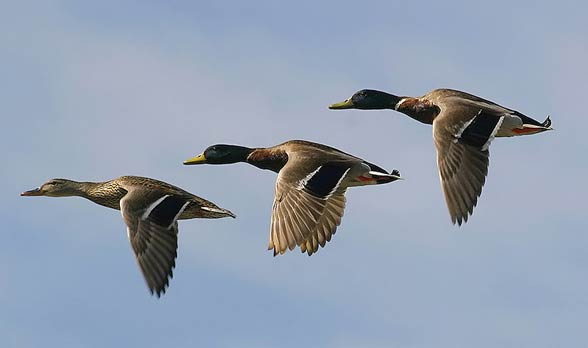
%> input picture Lab05/kaczki.jpg, 588 x 348 px
$ octave Lab511.m   (GNU Octave 9; MATLAB toolbox functions it lacks are replaced by stand-ins)
%> lines starting %> are read from the running program, lines starting %| are printed output that depends on the picture; in (x1, y1, x2, y2) boxes, pixels count from 0 and x2, y2 are one past the last pixel; in counts of white or black regions, pixels touching at a corner belong together; the program's own positions count from 1
clear;clc;
im = rgb2gray(double(imread('kaczki.jpg'))/255);
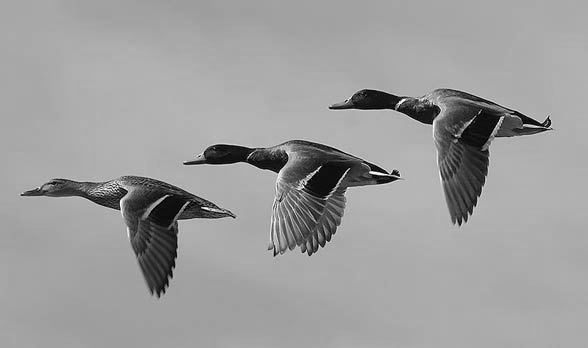
%> im: size 348x588 double; min 0, max 1, mean 0.618
avgIm = .55;
bim = ~imbinarize(im, avgIm);
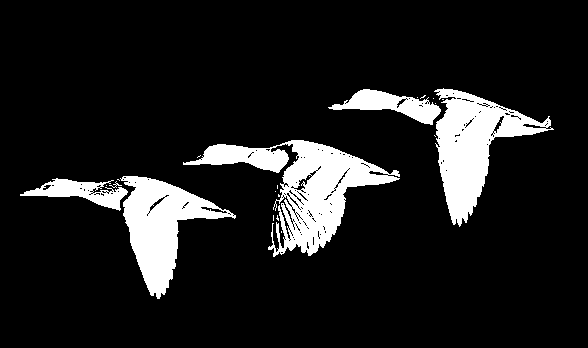
%> bim: size 348x588 logical; 11.8% white; 22 white regions (16 under 20 px), largest, box (x1, y1, x2, y2) and area: (183, 140, 400, 257) 8449, (434, 88, 554, 227) 6681, (120, 176, 236, 299) 5830, (328, 89, 441, 125) 1720, (20, 178, 128, 211) 1472, (109, 181, 122, 188) 22
bim = imclose(bim, ones(8));
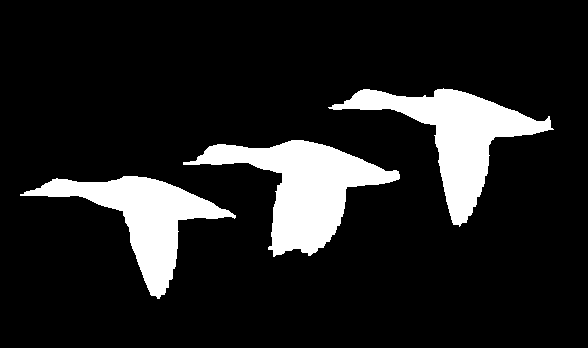
%> bim: size 348x588 logical; 13.1% white; 3 white regions, box (x1, y1, x2, y2) and area: (183, 140, 400, 257) 9808, (328, 88, 554, 227) 9081, (20, 176, 236, 299) 7871
d = bwdist(bim);
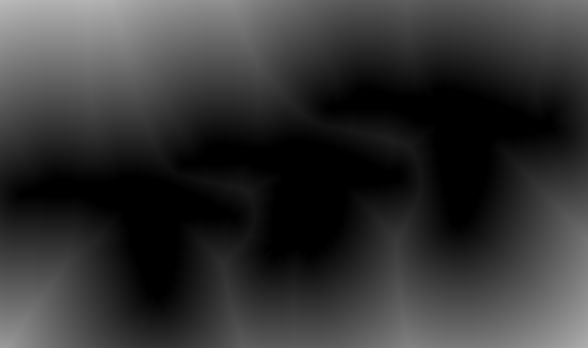
%> d: size 348x588 single; min 0, max 186.4, mean 51.2
l = watershed(d);
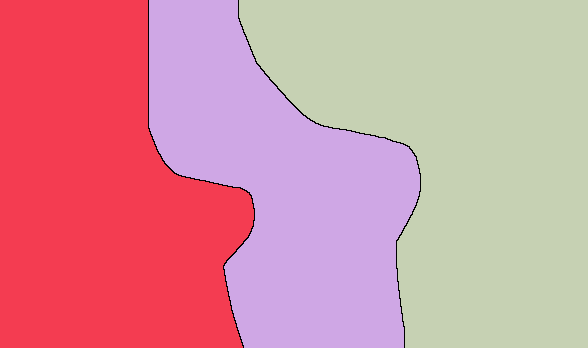
%> l: size 348x588 uint8; 4 distinct labels, from 0 to 3; one colour per label, 0 black
imshow(label2rgb(l));
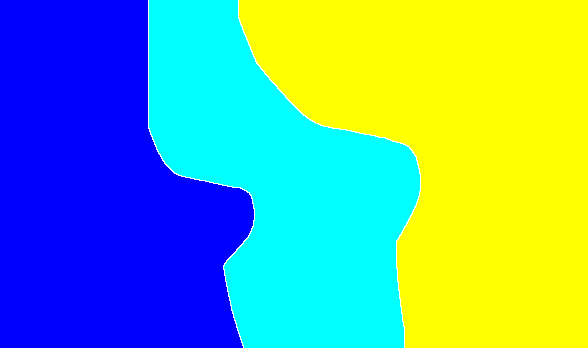
%> displayed picture: size 348x588x3, on the screen's scale of 0 to 255; mean R, G, B 102.8, 171.3, 153.5
